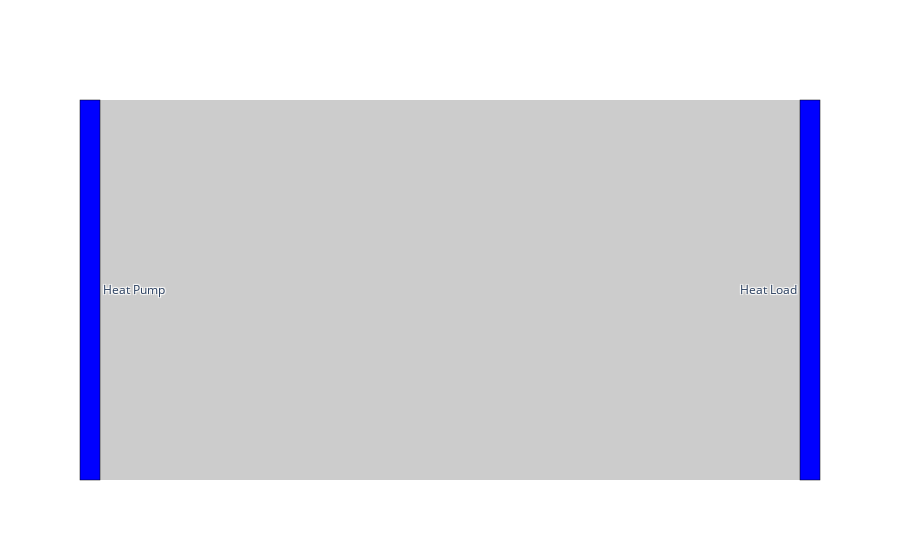

The notebook cell this image was saved under:
### Code cell
fig = go.Figure(data=[go.Sankey(
    node = dict(
      pad = 15,
      thickness = 20,
      line = dict(color = "black", width = 0.5),
      label = ["Heat Pump", "CHP", "Heat Load"],
      color = "blue"
    ),
    link = dict(
      source = [0, 1], # indices correspond to labels, eg A1, A2, A1, B1, ...
      target = [2, 2],
      value = [df['HP_Q_Supplied'].sum(), df['chp_supply'].sum()]
  ))])

fig.show()

### Figure 1 — Plotly figure (JSON) as saved in the notebook; plotly's stock layout.template omitted (floating-point values rounded to 4 significant figures)
{"data": [{"link": {"source": [0, 1], "target": [2, 2], "value": [64249340, 0]}, "node": {"color": "blue", "label": ["Heat Pump", "CHP", "Heat Load"], "line": {"color": "black", "width": 0.5}, "pad": 15, "thickness": 20}, "type": "sankey"}], "layout": {}}
